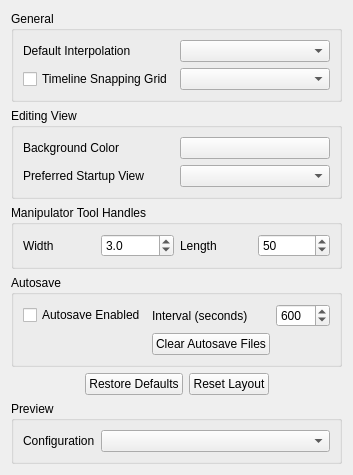
<?xml version="1.0" encoding="UTF-8"?>
<ui version="4.0">
 <class>StudioAppPrefsPage</class>
 <widget class="QWidget" name="StudioAppPrefsPage">
  <property name="geometry">
   <rect>
    <x>0</x>
    <y>0</y>
    <width>347</width>
    <height>400</height>
   </rect>
  </property>
  <property name="windowTitle">
   <string>Form</string>
  </property>
  <layout class="QVBoxLayout" name="verticalLayout">
   <item>
    <widget class="QGroupBox" name="groupBox">
     <property name="title">
      <string>General</string>
     </property>
     <layout class="QGridLayout" name="gridLayout">
      <item row="0" column="0">
       <widget class="QLabel" name="label_2">
        <property name="text">
         <string>Default Interpolation</string>
        </property>
        <property name="buddy">
         <cstring>m_DefaultInterpolation</cstring>
        </property>
       </widget>
      </item>
      <item row="0" column="1">
       <widget class="QComboBox" name="m_DefaultInterpolation"/>
      </item>
      <item row="1" column="1">
       <widget class="QComboBox" name="m_SnapRangeCombo"/>
      </item>
      <item row="1" column="0">
       <widget class="QCheckBox" name="m_checkTimelineAbsoluteSnapping">
        <property name="text">
         <string>Timeline Snapping Grid</string>
        </property>
       </widget>
      </item>
     </layout>
    </widget>
   </item>
   <item>
    <widget class="QGroupBox" name="m_groupBoxEditingView">
     <property name="title">
      <string>Editing View</string>
     </property>
     <layout class="QGridLayout" name="gridLayout_2">
      <item row="0" column="0" colspan="2">
       <widget class="QLabel" name="label_3">
        <property name="text">
         <string>Background Color</string>
        </property>
        <property name="buddy">
         <cstring>m_EditViewBGColor</cstring>
        </property>
       </widget>
      </item>
      <item row="0" column="2" colspan="2">
       <widget class="QPushButton" name="m_EditViewBGColor">
        <property name="text">
         <string/>
        </property>
       </widget>
      </item>
      <item row="1" column="0" colspan="2">
       <widget class="QLabel" name="label_4">
        <property name="text">
         <string>Preferred Startup View</string>
        </property>
        <property name="buddy">
         <cstring>m_EditViewStartupView</cstring>
        </property>
       </widget>
      </item>
      <item row="1" column="2" colspan="2">
       <widget class="QComboBox" name="m_EditViewStartupView"/>
      </item>
     </layout>
    </widget>
   </item>
   <item>
    <widget class="QGroupBox" name="groupBoxToolHandles">
     <property name="title">
      <string>Manipulator Tool Handles</string>
     </property>
     <layout class="QGridLayout" name="gridLayout_3">
      <item row="0" column="1">
       <widget class="QDoubleSpinBox" name="selectorWidth">
        <property name="toolTip">
         <string>The width of the 3D view
manipulator tool handles</string>
        </property>
        <property name="decimals">
         <number>1</number>
        </property>
        <property name="minimum">
         <double>1.000000000000000</double>
        </property>
        <property name="maximum">
         <double>10.000000000000000</double>
        </property>
        <property name="singleStep">
         <double>0.500000000000000</double>
        </property>
        <property name="value">
         <double>3.000000000000000</double>
        </property>
       </widget>
      </item>
      <item row="0" column="0">
       <widget class="QLabel" name="label_5">
        <property name="text">
         <string>Width</string>
        </property>
       </widget>
      </item>
      <item row="0" column="2">
       <widget class="QLabel" name="label_6">
        <property name="text">
         <string>Length</string>
        </property>
       </widget>
      </item>
      <item row="0" column="3">
       <widget class="QDoubleSpinBox" name="selectorLength">
        <property name="toolTip">
         <string>The length of the 3D view
manipulator tool handles</string>
        </property>
        <property name="decimals">
         <number>0</number>
        </property>
        <property name="minimum">
         <double>10.000000000000000</double>
        </property>
        <property name="value">
         <double>50.000000000000000</double>
        </property>
       </widget>
      </item>
     </layout>
    </widget>
   </item>
   <item>
    <widget class="QGroupBox" name="groupBoxAutosave">
     <property name="title">
      <string>Autosave</string>
     </property>
     <layout class="QGridLayout" name="gridLayout_4">
      <item row="0" column="0">
       <widget class="QCheckBox" name="autosaveEnabled">
        <property name="text">
         <string>Autosave Enabled</string>
        </property>
       </widget>
      </item>
      <item row="0" column="1">
       <widget class="QLabel" name="intervalLabel">
        <property name="text">
         <string>Interval (seconds)</string>
        </property>
       </widget>
      </item>
      <item row="0" column="2">
       <widget class="QSpinBox" name="autosaveInterval">
        <property name="toolTip">
         <string>The length of the 3D view
manipulator tool handles.</string>
        </property>
        <property name="minimum">
         <number>30</number>
        </property>
        <property name="maximum">
         <number>3600</number>
        </property>
        <property name="singleStep">
         <number>30</number>
        </property>
        <property name="value">
         <number>600</number>
        </property>
       </widget>
      </item>
      <item row="1" column="1">
       <widget class="QPushButton" name="clearAutosaveFiles">
        <property name="toolTip">
         <string>Clear all autosave files from project folder</string>
        </property>
        <property name="text">
         <string>Clear Autosave Files</string>
        </property>
       </widget>
      </item>
     </layout>
    </widget>
   </item>
   <item>
    <layout class="QHBoxLayout" name="horizontalLayout">
     <item>
      <spacer name="horizontalSpacer_2">
       <property name="orientation">
        <enum>Qt::Horizontal</enum>
       </property>
       <property name="sizeHint" stdset="0">
        <size>
         <width>40</width>
         <height>20</height>
        </size>
       </property>
      </spacer>
     </item>
     <item>
      <widget class="QPushButton" name="m_buttonRestoreDefaults">
       <property name="maximumSize">
        <size>
         <width>293</width>
         <height>16777215</height>
        </size>
       </property>
       <property name="toolTip">
        <string/>
       </property>
       <property name="text">
        <string>Restore Defaults</string>
       </property>
      </widget>
     </item>
     <item>
      <widget class="QPushButton" name="m_buttonResetLayout">
       <property name="toolTip">
        <string>Click to restore default Studio
palette positions and visibilities</string>
       </property>
       <property name="text">
        <string>Reset Layout</string>
       </property>
      </widget>
     </item>
     <item>
      <spacer name="horizontalSpacer">
       <property name="orientation">
        <enum>Qt::Horizontal</enum>
       </property>
       <property name="sizeHint" stdset="0">
        <size>
         <width>40</width>
         <height>20</height>
        </size>
       </property>
      </spacer>
     </item>
    </layout>
   </item>
   <item>
    <widget class="QGroupBox" name="groupBoxPreview">
     <property name="title">
      <string>Preview</string>
     </property>
     <layout class="QFormLayout" name="formLayout">
      <item row="1" column="0">
       <widget class="QLabel" name="label_5">
        <property name="text">
         <string>Configuration</string>
        </property>
        <property name="buddy">
         <cstring>m_PreviewSelector</cstring>
        </property>
       </widget>
      </item>
      <item row="1" column="1">
       <widget class="QComboBox" name="m_PreviewSelector"/>
      </item>
     </layout>
    </widget>
   </item>
   <item>
    <spacer name="verticalSpacer">
     <property name="orientation">
      <enum>Qt::Vertical</enum>
     </property>
     <property name="sizeHint" stdset="0">
      <size>
       <width>20</width>
       <height>0</height>
      </size>
     </property>
    </spacer>
   </item>
  </layout>
 </widget>
 <resources/>
 <connections/>
</ui>
